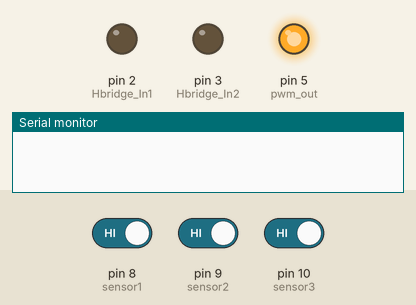
Simulated run of this sketch. Board: Arduino Uno, built with avr-gcc and run on an emulated ATmega328P. On the bench: output pins drawn as LEDs (lit = HIGH), the last lines printed to the serial monitor. The test bench sets the inputs (shaded band); at power-on: pin 8 (sensor1) HIGH, pin 10 (sensor3) HIGH, pin 9 (sensor2) HIGH.

Above: at 1.2 s.
1.3 s: pin 8 (sensor1) driven LOW
At 3.5 s:
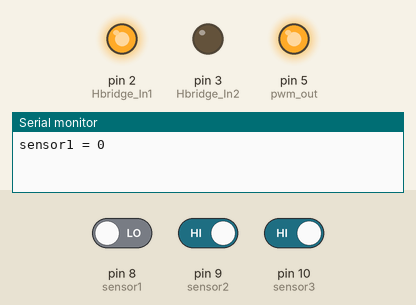
3.8 s: pin 8 (sensor1) driven HIGH and pin 10 (sensor3) driven LOW
At 5.6 s:
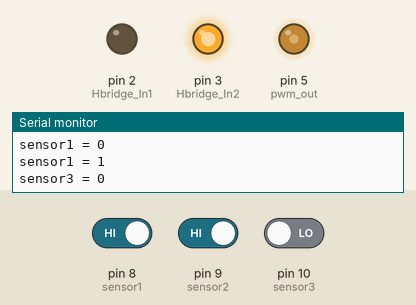
6.3 s: pin 8 (sensor1) driven LOW
At 6.7 s:
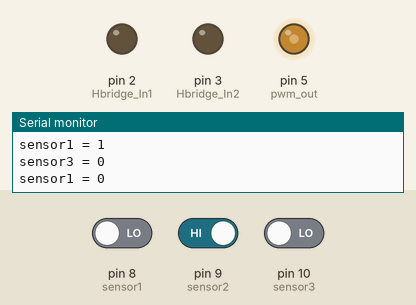
8.8 s: pin 9 (sensor2) driven LOW
At 10.6 s:
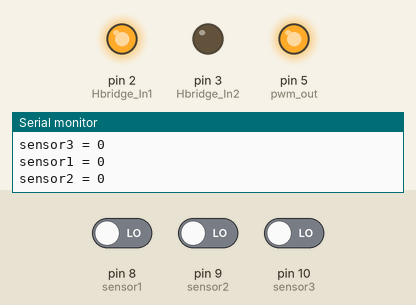
Timing chart, 0 to 12.1 s (numbered marks = the images above; inputs shaded):
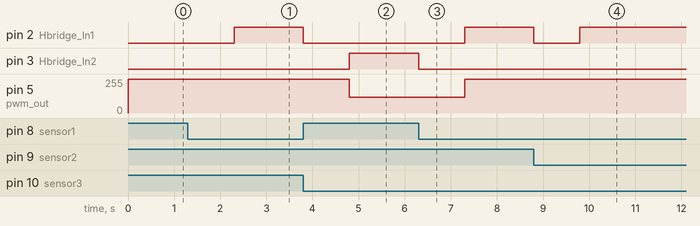

The sketch:

elevator.ino
```cpp
/*
elevator.ino - control elevator via Android App
 */

/*H bridge pins*/
const int Hbridge_In1 = 2;    // H bridge control Input
const int Hbridge_In2 = 3;    // H bridge control Input
const int pwm_out = 5;        // pwm output
/*Digital Sensors Inputs*/
const int sensor1 = 8;
const int sensor2 = 9;
const int sensor3 = 10;
/*Sensors States*/
int sensor1State = 1;
int sensor2State = 1;
int sensor3State = 1;
int rotation_direction;
boolean sensorStateChanged = false;

void setup()
{
  pinMode(Hbridge_In1, OUTPUT);   // sets the pin as output
  pinMode(Hbridge_In2, OUTPUT);
  pinMode(pwm_out, OUTPUT);
  pinMode(sensor1, INPUT);   // sets the pin as input
  pinMode(sensor2, INPUT);
  pinMode(sensor3, INPUT);
  rotation_direction = 1; // right direction
  Serial.begin(9600);
  analogWrite(pwm_out, 255);  // analogRead values go from 0 to 1023, analogWrite values from 0 to 255
}

void loop(){
  checkSensorsValues();
  if((sensor1State == 0) && (sensorStateChanged == true)){
    stopAtTheFloor();
    digitalWrite(Hbridge_In1, HIGH);
    digitalWrite(Hbridge_In2, LOW);
    analogWrite(pwm_out, 255);
  }
  else if((sensor2State == 0) && (sensorStateChanged == true)){
  }
  else if((sensor3State == 0) && (sensorStateChanged == true)){
    stopAtTheFloor();
    digitalWrite(Hbridge_In1, LOW);
    digitalWrite(Hbridge_In2, HIGH);
    analogWrite(pwm_out, 120);
  }
}// void loop()

void  stopAtTheFloor(){
  digitalWrite(Hbridge_In1, LOW);
  digitalWrite(Hbridge_In2, LOW);
  delay(1000);
}

void checkSensorsValues(){
  if(sensor1State != digitalRead(sensor1)){
    sensor1State = digitalRead(sensor1);
    sensorStateChanged = true;
    Serial.print("sensor1 = ");
    Serial.println(sensor1State);
  }
  else if(sensor2State != digitalRead(sensor2)){
    sensor2State = digitalRead(sensor2);
    sensorStateChanged = true;
    Serial.print("sensor2 = ");
    Serial.println(sensor2State);
  }
  else if(sensor3State != digitalRead(sensor3)){
    sensor3State = digitalRead(sensor3);
    sensorStateChanged = true;
    Serial.print("sensor3 = ");
    Serial.println(sensor3State);
  }
  else{
    sensorStateChanged = false;
  }
}// void checkSensorsValues()
```

Measured:
- after the input at 1.3 s, pin 2 (Hbridge_In1): LOW → HIGH after 1.0 s
- after the input at 3.8 s, pin 2 (Hbridge_In1): HIGH → LOW at once; pin 3 (Hbridge_In2): LOW → HIGH after 1.0 s; pin 5 (pwm_out): 255/255 → 120/255 after 1.0 s
- after the input at 6.3 s, pin 2 (Hbridge_In1): LOW → HIGH after 1.0 s; pin 3 (Hbridge_In2): HIGH → LOW at once; pin 5 (pwm_out): 120/255 → 255/255 after 1.0 s
- after the input at 8.8 s, pin 2 (Hbridge_In1): HIGH → LOW at once, → HIGH 1.0 s later
